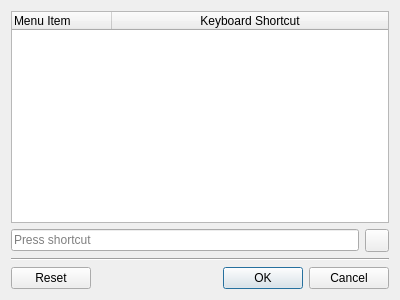
<?xml version="1.0" encoding="UTF-8"?>
<ui version="4.0">
 <class>ActionDialog</class>
 <widget class="QDialog" name="ActionDialog">
  <property name="geometry">
   <rect>
    <x>0</x>
    <y>0</y>
    <width>400</width>
    <height>300</height>
   </rect>
  </property>
  <property name="windowTitle">
   <string>Customize Keyboard</string>
  </property>
  <layout class="QVBoxLayout" name="verticalLayout">
   <item>
    <widget class="QTableWidget" name="actionsTable">
     <property name="alternatingRowColors">
      <bool>true</bool>
     </property>
     <property name="sortingEnabled">
      <bool>true</bool>
     </property>
     <property name="columnCount">
      <number>2</number>
     </property>
     <attribute name="horizontalHeaderStretchLastSection">
      <bool>true</bool>
     </attribute>
     <attribute name="verticalHeaderStretchLastSection">
      <bool>false</bool>
     </attribute>
     <column>
      <property name="text">
       <string>Menu Item</string>
      </property>
      <property name="textAlignment">
       <set>AlignLeading|AlignVCenter</set>
      </property>
     </column>
     <column>
      <property name="text">
       <string>Keyboard Shortcut</string>
      </property>
     </column>
    </widget>
   </item>
   <item>
    <layout class="QHBoxLayout" name="horizontalLayout_2">
     <item>
      <widget class="QKeySequenceEdit" name="keySequenceEdit"/>
     </item>
     <item>
      <widget class="QToolButton" name="clearShortcut">
       <property name="text">
        <string notr="true"/>
       </property>
       <property name="icon">
        <iconset resource="../../resources.qrc">
         <normaloff>:/images/text_clear.png</normaloff>:/images/text_clear.png</iconset>
       </property>
      </widget>
     </item>
    </layout>
   </item>
   <item>
    <widget class="Line" name="line">
     <property name="orientation">
      <enum>Qt::Horizontal</enum>
     </property>
    </widget>
   </item>
   <item>
    <layout class="QHBoxLayout" name="horizontalLayout">
     <item>
      <widget class="QDialogButtonBox" name="buttonBox">
       <property name="orientation">
        <enum>Qt::Horizontal</enum>
       </property>
       <property name="standardButtons">
        <set>QDialogButtonBox::Cancel|QDialogButtonBox::Ok|QDialogButtonBox::Reset</set>
       </property>
      </widget>
     </item>
    </layout>
   </item>
  </layout>
 </widget>
 <resources>
  <include location="../../resources.qrc"/>
 </resources>
 <connections>
  <connection>
   <sender>buttonBox</sender>
   <signal>accepted()</signal>
   <receiver>ActionDialog</receiver>
   <slot>accept()</slot>
   <hints>
    <hint type="sourcelabel">
     <x>248</x>
     <y>254</y>
    </hint>
    <hint type="destinationlabel">
     <x>157</x>
     <y>274</y>
    </hint>
   </hints>
  </connection>
  <connection>
   <sender>buttonBox</sender>
   <signal>rejected()</signal>
   <receiver>ActionDialog</receiver>
   <slot>reject()</slot>
   <hints>
    <hint type="sourcelabel">
     <x>316</x>
     <y>260</y>
    </hint>
    <hint type="destinationlabel">
     <x>286</x>
     <y>274</y>
    </hint>
   </hints>
  </connection>
 </connections>
</ui>
